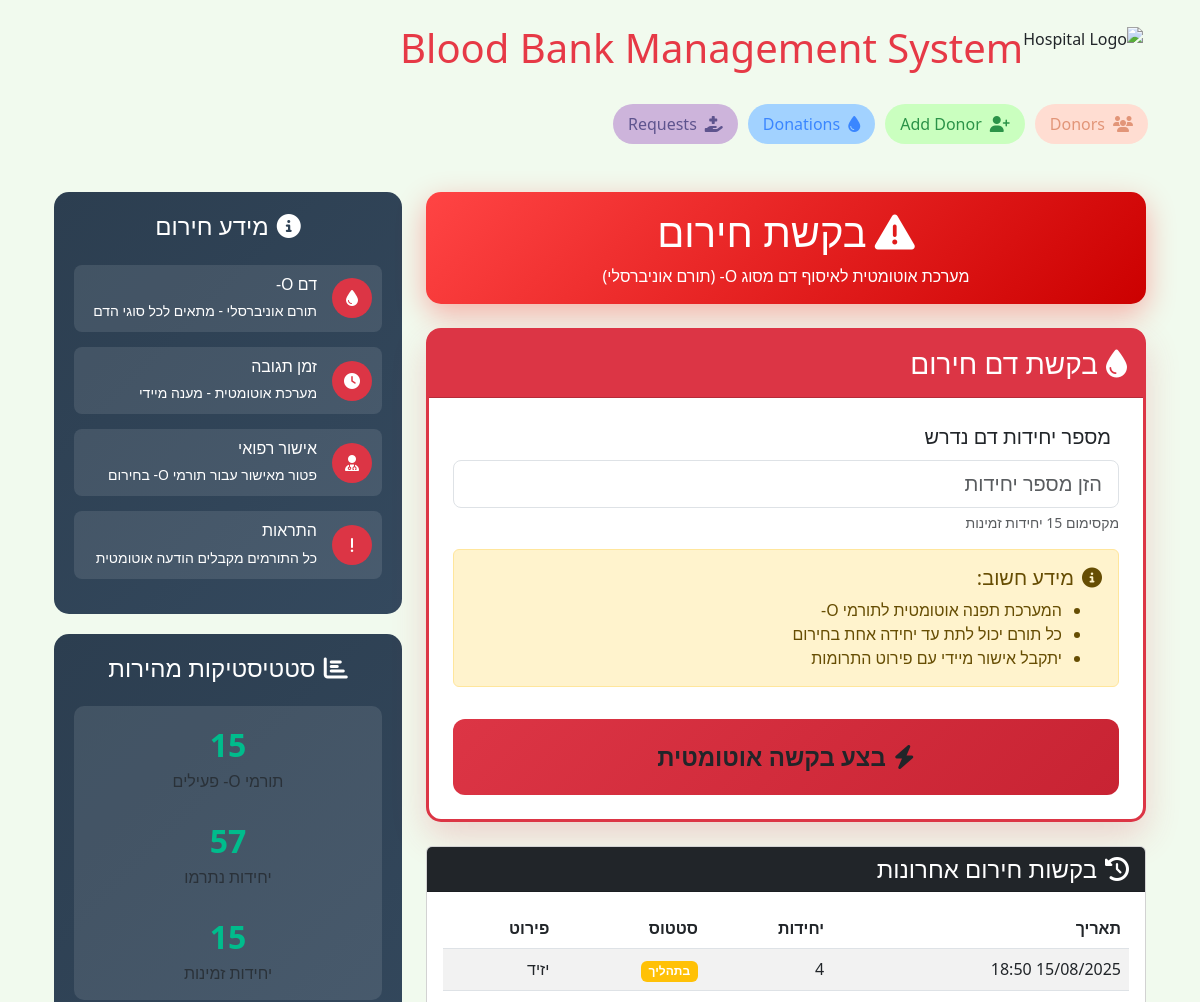
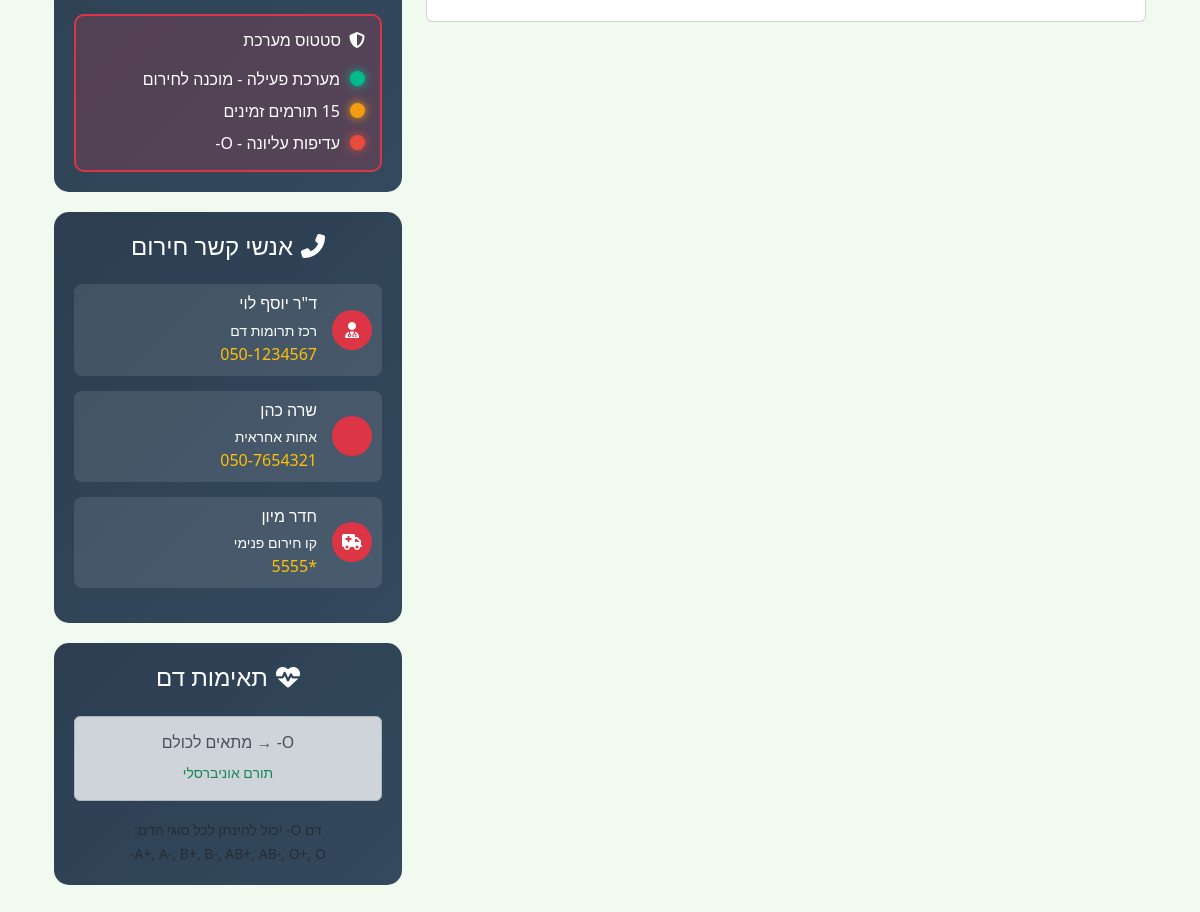
The app's page /emergency/ with its own data (2 pictures, top to bottom).
### donors/models.py (models this page shows, shortened)
class BloodRequest(models.Model):
    BLOOD_TYPES = Donor.BLOOD_TYPES
    PRIORITY_CHOICES = [
        ('normal', 'בקשה רגילה'),
        ('urgent', 'דחוף'),
        ('critical', 'מצב קריטי (חירום)'),
    ]
    priority = models.CharField(
        max_length=10,
        choices=PRIORITY_CHOICES,
        default='normal',
        verbose_name="דחיפות"
    )
    patient_name = models.CharField(
        max_length=120,
        verbose_name="שם המטופל"
    )
    blood_type_needed = models.CharField(
        max_length=3,
        choices=BLOOD_TYPES,
        verbose_name="סוג דם נדרש"
    )
    units_needed = models.PositiveIntegerField(
        validators=[MinValueValidator(1), MaxValueValidator(10)],
        verbose_name="יחידות נדרשות",
        help_text="מקסימום 10 יחידות לבקשה"
    )
    emergency = models.BooleanField(
        default=False,
        verbose_name="בקשה דחופה?"
    )
    date_requested = models.DateTimeField(
        default=timezone.now,
        verbose_name="תאריך בקשה"
    )
    fulfilled = models.BooleanField(
        default=False,
        verbose_name="מולא?"
    )
    class Meta:
        verbose_name = "בקשת דם"
        verbose_name_plural = "בקשות דם"
        ordering = ['-date_requested']

### donors/views.py (the view, shortened to what this page needs)
# urls.py: path('emergency/', views.emergency_request, name='emergency_request'),
def emergency_request(request):
    o_negative_count = Donor.objects.filter(blood_type='O-').count()
    total_o_negative_ml = Donation.objects.filter(
        donor__blood_type='O-'
    ).aggregate(total=Sum('volume_ml'))['total'] or 0
    total_o_negative_units = total_o_negative_ml // 450
    recent_requests = BloodRequest.objects.filter(
        emergency=True
    ).order_by('-date_requested')[:10]
    context = {
        'o_negative_count': o_negative_count,
        'total_o_negative_units': total_o_negative_units,
        'available_units': o_negative_count,  # Each donor can give 1 unit
        'recent_requests': recent_requests
    }
    return render(request, 'donors/emergency_request.html', context)

### donors/templates/donors/emergency_request.html (shortened to what this page needs)
{% extends 'donors/base.html' %}
{% block content %}
<div class="container-fluid py-4">
    <div class="row">
        <div class="col-lg-8">
            <div class="alert emergency-alert text-center mb-4">
                <h1 class="mb-2"><i class="fas fa-exclamation-triangle me-2"></i>בקשת חירום</h1>
                <p class="mb-0">מערכת אוטומטית לאיסוף דם מסוג O- (תורם אוניברסלי)</p>
            </div>
            <div class="card emergency-card mb-4">
                <div class="card-header bg-danger text-white py-3">
                    <h3 class="mb-0"><i class="fas fa-tint me-2"></i>בקשת דם חירום</h3>
                </div>
                <div class="card-body p-4">
                    <form method="post" id="emergencyForm">
                        <div class="row g-3">
                            <div class="col-12">
                                <label class="form-label fs-5">
                                    מספר יחידות דם נדרש
                                </label>
                                <input type="number" name="units_needed" class="form-control form-control-lg"
                                       min="1" max="{{ available_units }}" required
                                       placeholder="הזן מספר יחידות">
                                <div class="form-text">מקסימום {{ available_units }} יחידות זמינות</div>
                            </div>
                            <div class="col-12">
                                <div class="alert alert-warning">
                                    <h5><i class="fas fa-info-circle me-2"></i>מידע חשוב:</h5>
                                    <ul class="mb-0">
                                        <li>המערכת תפנה אוטומטית לתורמי O-</li>
                                        <li>כל תורם יכול לתת עד יחידה אחת בחירום</li>
                                        <li>יתקבל אישור מיידי עם פירוט התרומות</li>
                                    </ul>
                                </div>
                            </div>
                            <div class="col-12">
                                <button type="submit" class="btn emergency-btn w-100">
                                    <i class="fas fa-bolt me-2"></i>בצע בקשה אוטומטית
                                </button>
                            </div>
                        </div>
                    </form>
                </div>
            </div>
            <div class="card">
                <div class="card-header bg-dark text-white">
                    <h4 class="mb-0"><i class="fas fa-history me-2"></i>בקשות חירום אחרונות</h4>
                </div>
                <div class="card-body">
                    <div class="table-responsive">
                        <table class="table table-striped">
                            <thead>
                                <tr>
                                    <th>תאריך</th>
                                    <th>יחידות</th>
                                    <th>סטטוס</th>
                                    <th>פירוט</th>
                                </tr>
                            </thead>
                            <tbody>
                                {% for request in recent_requests %}
                                <tr>
                                    <td>{{ request.date_requested|date:"d/m/Y H:i" }}</td>
                                    <td>{{ request.units_needed }}</td>
                                    <td>
                                        {% if request.fulfilled %}
                                            <span class="badge bg-success">סופק</span>
                                        {% else %}
                                            <span class="badge bg-warning">בתהליך</span>
                                        {% endif %}
                                    </td>
                                    <td>{{ request.patient_name }}</td>
                                </tr>
                                {% empty %}
                                <tr>
                                    <td colspan="4" class="text-center">אין בקשות חירום אחרונות</td>
                                </tr>
                                {% endfor %}
                            </tbody>
                        </table>
                    </div>
                </div>
            </div>
        </div>
        <div class="col-lg-4">
            <div class="sidebar-info">
                <h4 class="text-center mb-4">
                    <i class="fas fa-info-circle me-2"></i>מידע חירום
                </h4>
                <div class="info-item">
                    <div class="info-icon">
                        <i class="fas fa-tint"></i>
                    </div>
                    <div>
                        <h6 class="mb-1">דם O-</h6>
                        <small>תורם אוניברסלי - מתאים לכל סוגי הדם</small>
                    </div>
                </div>
                <div class="info-item">
                    <div class="info-icon">
                        <i class="fas fa-clock"></i>
                    </div>
                    <div>
                        <h6 class="mb-1">זמן תגובה</h6>
                        <small>מערכת אוטומטית - מענה מיידי</small>
                    </div>
                </div>
                <div class="info-item">
                    <div class="info-icon">
                        <i class="fas fa-user-md"></i>
                    </div>
                    <div>
                        <h6 class="mb-1">אישור רפואי</h6>
                        <small>פטור מאישור עבור תורמי O- בחירום</small>
                    </div>
                </div>
                <div class="info-item">
                    <div class="info-icon">
                        <i class="fas fa-exclamation"></i>
                    </div>
                    <div>
                        <h6 class="mb-1">התראות</h6>
                        <small>כל התורמים מקבלים הודעה אוטומטית</small>
                    </div>
                </div>
            </div>
            <div class="sidebar-info">
                <h4 class="text-center mb-4">
                    <i class="fas fa-chart-bar me-2"></i>סטטיסטיקות מהירות
                </h4>
                <div class="quick-stats">
                    <div class="text-center mb-4">
                        <div class="stat-number">{{ o_negative_count }}</div>
                        <div class="text-muted">תורמי O- פעילים</div>
                    </div>
                    <div class="text-center mb-4">
                        <div class="stat-number">{{ total_o_negative_units }}</div>
                        <div class="text-muted">יחידות נתרמו</div>
                    </div>
                    <div class="text-center">
                        <div class="stat-number">{{ available_units }}</div>
                        <div class="text-muted">יחידות זמינות</div>
                    </div>
                </div>
                <div class="alert-status mt-3">
                    <h6 class="mb-3">
                        <i class="fas fa-shield-alt me-2"></i>סטטוס מערכת
                    </h6>
                    <div class="d-flex align-items-center">
                        <span class="status-indicator status-active"></span>
                        <span>מערכת פעילה - מוכנה לחירום</span>
                    </div>
                    <div class="d-flex align-items-center mt-2">
                        <span class="status-indicator status-warning"></span>
                        <span>{{ o_negative_count }} תורמים זמינים</span>
                    </div>
                    <div class="d-flex align-items-center mt-2">
                        <span class="status-indicator status-critical"></span>
                        <span>עדיפות עליונה - O-</span>
                    </div>
                </div>
            </div>
            <div class="sidebar-info">
                <h4 class="text-center mb-4">
                    <i class="fas fa-phone-alt me-2"></i>אנשי קשר חירום
                </h4>
                <div class="info-item">
                    <div class="info-icon">
                        <i class="fas fa-user-md"></i>
                    </div>
                    <div>
                        <h6 class="mb-1">ד"ר יוסף לוי</h6>
                        <small>רכז תרומות דם</small>
                        <div class="text-warning">050-1234567</div>
                    </div>
                </div>
                <div class="info-item">
                    <div class="info-icon">
                    </div>
                    <div>
                        <h6 class="mb-1">שרה כהן</h6>
                        <small>אחות אחראית</small>
                        <div class="text-warning">050-7654321</div>
                    </div>
                </div>
                <div class="info-item">
                    <div class="info-icon">
                        <i class="fas fa-ambulance"></i>
                    </div>
                    <div>
                        <h6 class="mb-1">חדר מיון</h6>
                        <small>קו חירום פנימי</small>
                        <div class="text-warning">*5555</div>
                    </div>
                </div>
            </div>
            <div class="sidebar-info">
                <h4 class="text-center mb-4">
                    <i class="fas fa-heartbeat me-2"></i>תאימות דם
                </h4>
                <div class="alert alert-dark text-center">
                    <h6 class="mb-2">O- → מתאים לכולם</h6>
                    <small class="text-success">תורם אוניברסלי</small>
                </div>
                <div class="text-center">
                    <small class="text-muted">
                        דם O- יכול להינתן לכל סוגי הדם:<br>
                        A+, A-, B+, B-, AB+, AB-, O+, O-
                    </small>
                </div>
            </div>
        </div>
    </div>
</div>
{% endblock %}

### donors/templates/donors/base.html (style rules this page uses)
:root { --primary: #e63946; --secondary: #457b9d; --accent: #a8dadc; }
html[dir="rtl"] body { text-align: right; }
html[dir="rtl"] .me-2 { margin-left: 0.5rem !important; margin-right: 0 !important; }
body { background-color: #f1faee; font-family: 'Segoe UI', Tahoma, Geneva, Verdana, sans-serif; }

### donors/templates/donors/emergency_request.html (style rules this page uses)
.emergency-alert { background: linear-gradient(135deg, #ff4444 0%, #cc0000 100%); border: none; border-radius: 15px; color: white; box-shadow: 0 10px 30px rgba(255, 0, 0, 0.3); }
.emergency-card { border: 3px solid #dc3545; border-radius: 15px; box-shadow: 0 15px 35px rgba(220, 53, 69, 0.2); }
.emergency-btn { background: linear-gradient(135deg, #dc3545 0%, #c82333 100%); border: none; padding: 20px; font-size: 1.5rem; font-weight: bold; border-radius: 12px; transition: all 0.3s ease; }
.sidebar-info { background: linear-gradient(135deg, #2c3e50 0%, #34495e 100%); color: white; border-radius: 15px; padding: 20px; margin-bottom: 20px; }
.info-item { display: flex; align-items: center; margin-bottom: 15px; padding: 10px; background: rgba(255, 255, 255, 0.1); border-radius: 8px; }
.info-icon { width: 40px; height: 40px; background: #dc3545; border-radius: 50%; display: flex; align-items: center; justify-content: center; margin-left: 15px; flex-shrink: 0; }
.quick-stats { background: rgba(255, 255, 255, 0.1); border-radius: 10px; padding: 15px; margin-top: 20px; }
.stat-number { font-size: 2rem; font-weight: bold; color: #00bc8c; }
.alert-status { background: rgba(220, 53, 69, 0.2); border: 2px solid #dc3545; border-radius: 10px; padding: 15px; margin-top: 20px; }
.status-indicator { width: 15px; height: 15px; border-radius: 50%; display: inline-block; margin-left: 10px; }
.status-active { background: #00bc8c; box-shadow: 0 0 10px #00bc8c; }
.status-warning { background: #f39c12; box-shadow: 0 0 10px #f39c12; }
.status-critical { background: #e74c3c; box-shadow: 0 0 10px #e74c3c; animation: pulse 2s infinite; }

### records on screen
BloodRequest: date_requested "15/08/2025 18:50", units_needed "4", fulfilled "בתהליך", patient_name "יזיד"

### other values on screen
{{ o_negative_count }} "15"
{{ total_o_negative_units }} "57"
{{ available_units }} "15"
